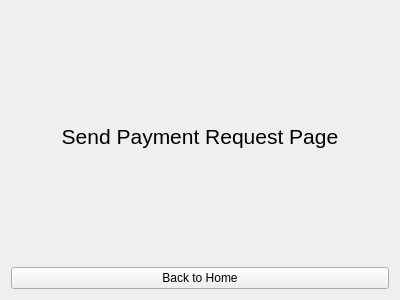
<?xml version="1.0" encoding="UTF-8"?>
<ui version="4.0">
 <class>SendPaymentRequestPage</class>
 <widget class="QWidget" name="SendPaymentRequestPage">
  <property name="geometry">
   <rect>
    <x>0</x>
    <y>0</y>
    <width>400</width>
    <height>300</height>
   </rect>
  </property>
  <property name="windowTitle">
   <string>Send Payment Request</string>
  </property>
  <layout class="QVBoxLayout" name="verticalLayout">
   <item>
    <widget class="QLabel" name="label">
     <property name="font">
      <font>
       <pointsize>16</pointsize>
      </font>
     </property>
     <property name="text">
      <string>Send Payment Request Page</string>
     </property>
     <property name="alignment">
      <set>Qt::AlignCenter</set>
     </property>
    </widget>
   </item>
   <item>
    <widget class="QPushButton" name="pushButtonBackToHome">
     <property name="text">
      <string>Back to Home</string>
     </property>
    </widget>
   </item>
  </layout>
 </widget>
 <resources/>
 <connections/>
</ui> 
